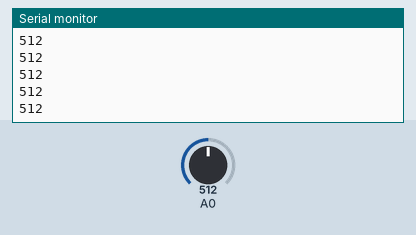
The sketch below on a simulated Arduino Uno, built with avr-gcc and run on an emulated ATmega328P. Shown: the last lines printed to the serial monitor. The inputs (shaded band) are chosen by the test bench; at power-on: A0 = 512.

Above: at 1.2 s.
1.3 s: A0 set to 716
At 1.31 s:
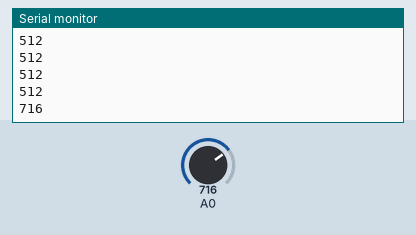
2.8 s: A0 set to 900
At 2.81 s:
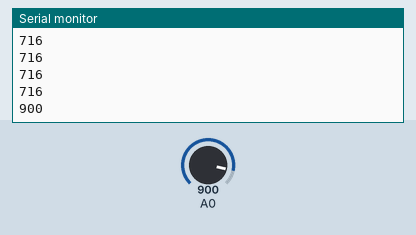
Timing chart, 0 to 5.8 s (numbered marks = the images above; inputs shaded):
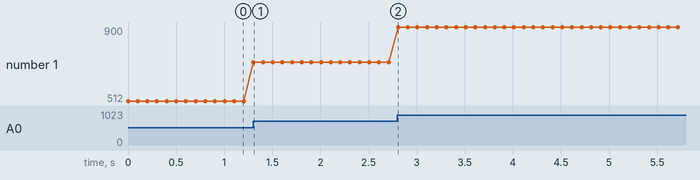

The sketch:

adc_test.ino
```cpp
void setup() {
  // put your setup code here, to run once:
  analogReference(DEFAULT);
  Serial.begin(115200);
}

void loop() {
  // put your main code here, to run repeatedly:
  int adc_val=analogRead(0);
  Serial.println(adc_val);
  delay(100);
}
```

Measured:
- after the input at 1.3 s, the serial monitor: prints a new line at once (image 1)
- after the input at 2.8 s, the serial monitor: prints a new line at once (image 2)
- plotted number 1: 512 → 716 after the input at 1.3 s, 716 → 900 after the input at 2.8 s
